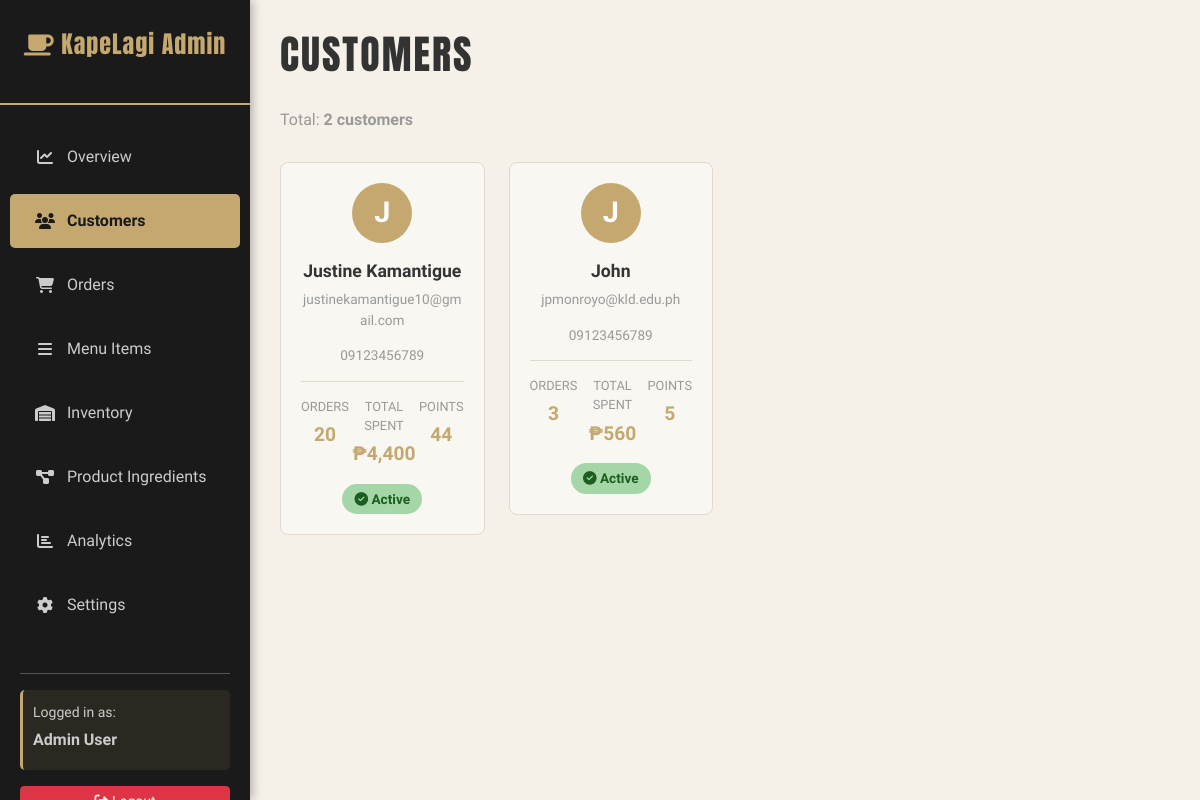
The page /admin/customers.php (signed in) on the database its author committed.
### tables this page shows
CREATE TABLE `users` (
  `id` int(11) NOT NULL,
  `name` varchar(100) NOT NULL,
  `email` varchar(100) NOT NULL,
  `password` varchar(255) NOT NULL,
  `role` varchar(20) NOT NULL DEFAULT 'customer',
  `email_verified_at` datetime DEFAULT NULL,
  `google_id` varchar(191) DEFAULT NULL,
  `oauth_provider` varchar(20) DEFAULT NULL,
  `oauth_avatar_url` varchar(255) DEFAULT NULL,
  `email_verification_token` varchar(64) DEFAULT NULL,
  `email_verification_code` varchar(6) DEFAULT NULL,
  `pending_email` varchar(100) DEFAULT NULL,
  `pending_email_verification_token` varchar(64) DEFAULT NULL,
  `pending_email_verification_code` varchar(6) DEFAULT NULL,
  `terms_accepted_at` datetime DEFAULT NULL,
  `terms_version` varchar(20) DEFAULT NULL,
  `phone` varchar(20) DEFAULT NULL,
  `address` varchar(255) DEFAULT NULL,
  `city` varchar(50) DEFAULT NULL,
  `province` varchar(50) DEFAULT NULL,
  `created_at` timestamp NULL DEFAULT current_timestamp(),
  `updated_at` timestamp NULL DEFAULT current_timestamp() ON UPDATE current_timestamp()
);

### admin/customers.php (the view, shortened to what this page needs)
<?php
include 'includes/header.php';
$query = "
    SELECT u.id, u.name, u.email, u.phone,
           COUNT(DISTINCT o.id) as total_orders,
           COALESCE(SUM(o.total_amount), 0) as total_spent,
           COALESCE(SUM(oi.quantity), 0) as points
    FROM users u
    LEFT JOIN orders o ON u.id = o.user_id
    LEFT JOIN order_items oi ON o.id = oi.order_id
    WHERE u.role = 'customer'
    GROUP BY u.id
    ORDER BY total_spent DESC
";
$customers = $conn->query($query);
$total_customers = $customers->num_rows;
?>
<h1 class="page-title">Customers</h1>
<p style="color: #999; margin-bottom: 30px;">Total: <strong><?php echo $total_customers; ?> customers</strong></p>
<div class="row">
    <?php
    if ($customers->num_rows > 0) {
        while ($customer = $customers->fetch_assoc()) {
            $initials = substr($customer['name'], 0, 1);
            $status = $customer['total_orders'] > 0 ? 'active' : 'inactive';
            ?>
            <div class="col-md-6 col-lg-4 col-xl-3 mb-4">
                <div class="customer-card">
                    <div class="customer-avatar">
                        <?php echo strtoupper($initials); ?>
                    </div>
                    <div class="customer-name"><?php echo htmlspecialchars($customer['name']); ?></div>
                    <div class="customer-email"><?php echo htmlspecialchars($customer['email']); ?></div>
                    <?php if ($customer['phone']) { ?>
                        <div class="customer-email"><?php echo htmlspecialchars($customer['phone']); ?></div>
                    <?php } ?>
                    <div class="customer-stat">
                        <div class="customer-stat-item">
                            <div class="customer-stat-label">Orders</div>
                            <div class="customer-stat-value"><?php echo $customer['total_orders']; ?></div>
                        </div>
                        <div class="customer-stat-item">
                            <div class="customer-stat-label">Total Spent</div>
                            <div class="customer-stat-value">₱<?php echo number_format($customer['total_spent'], 0); ?></div>
                        </div>
                        <div class="customer-stat-item">
                            <div class="customer-stat-label">Points</div>
                            <div class="customer-stat-value"><?php echo $customer['points']; ?></div>
                        </div>
                    </div>
                    <div style="margin-top: 15px; display: flex; gap: 8px; justify-content: center;">
                        <span class="status-badge <?php echo $status; ?>">
                            <i class="fas fa-<?php echo $status === 'active' ? 'check-circle' : 'times-circle'; ?>"></i>
                            <?php echo ucfirst($status); ?>
                        </span>
                    </div>
                </div>
            </div>
            <?php
        }
    } else {
        echo '<div class="col-12"><p style="text-align: center; color: #999; padding: 40px;">No customers yet</p></div>';
    }
    ?>
</div>
<?php include 'includes/footer.php'; ?>

### admin/css/admin-styles.css (style rules this page uses)
:root { --primary-bg: #2a2a2a; --sidebar-bg: #1a1a1a; --card-bg: #f5f1e8; --text-dark: #333; --text-muted: #999; --border-color: #e0d9cd; --success-color: #7cb342; --warning-color: #fbc02d; --danger-color: #d32f2f; --info-color: #1976d2; --primary-gold: #c4a870; --accent-brown: #6d4c41; }
* { margin: 0; padding: 0; box-sizing: border-box; }
html, body { height: 100%; font-family: 'Smooch Sans', sans-serif; }
body.admin-body { background-color: #f5f1e8; color: var(--text-dark); }
.page-title { font-family: 'Anton', sans-serif; font-size: 2.5rem; color: var(--text-dark); margin-bottom: 30px; text-transform: uppercase; letter-spacing: 2px; }
.status-badge { display: inline-block; padding: 5px 12px; border-radius: 20px; font-size: 0.85rem; font-weight: bold; text-transform: capitalize; }
.status-badge.active { background-color: #a5d6a7; color: #1b5e20; }
.customer-card { background-color: #f9f7f2; border: 1px solid var(--border-color); border-radius: 8px; padding: 20px; text-align: center; transition: transform 0.3s ease, box-shadow 0.3s ease; }
.customer-avatar { width: 60px; height: 60px; margin: 0 auto 15px; background-color: var(--primary-gold); border-radius: 50%; display: flex; align-items: center; justify-content: center; font-size: 1.8rem; color: white; font-weight: bold; }
.customer-name { font-weight: bold; font-size: 1.1rem; margin-bottom: 5px; color: var(--text-dark); }
.customer-email { font-size: 0.85rem; color: var(--text-muted); margin-bottom: 15px; word-break: break-all; }
.customer-stat { display: flex; justify-content: space-around; padding-top: 15px; border-top: 1px solid var(--border-color); }
.customer-stat-item { text-align: center; }
.customer-stat-label { font-size: 0.8rem; color: var(--text-muted); text-transform: uppercase; margin-bottom: 5px; }
.customer-stat-value { font-size: 1.2rem; font-weight: bold; color: var(--primary-gold); }

### rows shown on the page
users: name "J", name "Justine Kamantigue", email "justinekamantigue10@gmail.com", phone "09123456789", total_orders "20", total_spent "4,400", points "44", status "Active"
users: name "J", name "John", email "jpmonroyo@kld.edu.ph", phone "09123456789", total_orders "3", total_spent "560", points "5", status "Active"

### other values the page prints
get_user_name() "Admin User"
$total_customers "2"
